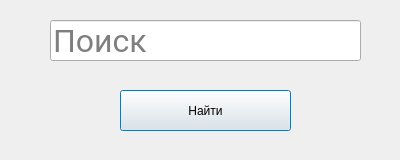
<?xml version="1.0" encoding="UTF-8"?>
<ui version="4.0">
 <class>Dialog</class>
 <widget class="QDialog" name="Dialog">
  <property name="geometry">
   <rect>
    <x>0</x>
    <y>0</y>
    <width>400</width>
    <height>160</height>
   </rect>
  </property>
  <property name="windowTitle">
   <string>Dialog</string>
  </property>
  <widget class="QLineEdit" name="findEdit">
   <property name="geometry">
    <rect>
     <x>50</x>
     <y>20</y>
     <width>311</width>
     <height>41</height>
    </rect>
   </property>
   <property name="font">
    <font>
     <family>Roboto</family>
     <pointsize>24</pointsize>
    </font>
   </property>
   <property name="placeholderText">
    <string>Поиск</string>
   </property>
  </widget>
  <widget class="QPushButton" name="findButton">
   <property name="geometry">
    <rect>
     <x>120</x>
     <y>90</y>
     <width>171</width>
     <height>41</height>
    </rect>
   </property>
   <property name="text">
    <string>Найти</string>
   </property>
  </widget>
 </widget>
 <resources/>
 <connections/>
</ui>
